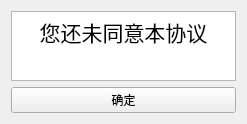
<?xml version="1.0" encoding="UTF-8"?>
<ui version="4.0">
 <class>KidWin</class>
 <widget class="QWidget" name="KidWin">
  <property name="geometry">
   <rect>
    <x>0</x>
    <y>0</y>
    <width>247</width>
    <height>118</height>
   </rect>
  </property>
  <property name="windowTitle">
   <string>KidWin</string>
  </property>
  <layout class="QVBoxLayout" name="verticalLayout">
   <item>
    <widget class="QTextBrowser" name="textBrowser">
     <property name="html">
      <string>&lt;!DOCTYPE HTML PUBLIC &quot;-//W3C//DTD HTML 4.0//EN&quot; &quot;http://www.w3.org/TR/REC-html40/strict.dtd&quot;&gt;
&lt;html&gt;&lt;head&gt;&lt;meta name=&quot;qrichtext&quot; content=&quot;1&quot; /&gt;&lt;style type=&quot;text/css&quot;&gt;
p, li { white-space: pre-wrap; }
&lt;/style&gt;&lt;/head&gt;&lt;body style=&quot; font-family:'SimSun'; font-size:9pt; font-weight:400; font-style:normal;&quot;&gt;
&lt;p align=&quot;center&quot; style=&quot; margin-top:0px; margin-bottom:0px; margin-left:0px; margin-right:0px; -qt-block-indent:0; text-indent:0px;&quot;&gt;&lt;span style=&quot; font-size:16pt;&quot;&gt;您还未同意本协议&lt;/span&gt;&lt;/p&gt;&lt;/body&gt;&lt;/html&gt;</string>
     </property>
    </widget>
   </item>
   <item>
    <widget class="QPushButton" name="pushButton">
     <property name="text">
      <string>确定</string>
     </property>
    </widget>
   </item>
  </layout>
 </widget>
 <layoutdefault spacing="6" margin="11"/>
 <resources/>
 <connections/>
</ui>
